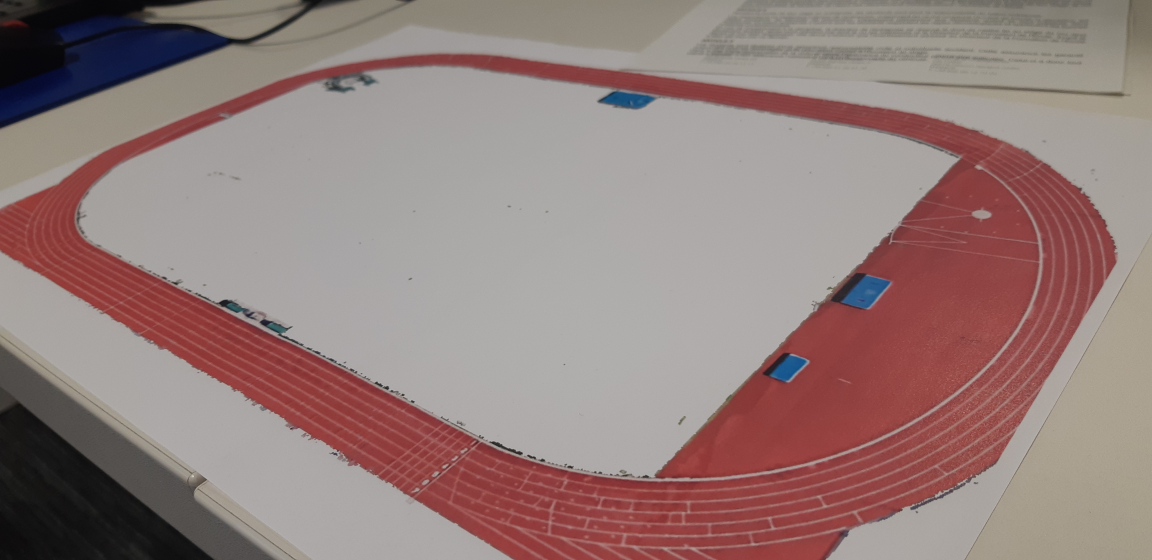
#> input picture images/maquette1.jpg, 4608 x 2240 px (shown at 1/4 size)
$ python CalibrateCameraMaquette1.py
#> lines starting #> are read from the running program, lines starting #| are printed output that depends on the picture; long printed decimals are rounded

import cv2
import numpy as np


img = cv2.imread('images/maquette1.jpg')
#> img is the input picture: shape (2240, 4608, 3); mean B, G, R 123.4, 126.1, 148.2
# Trouve les paramètres intresecs et extrinsecs de la camera. Possibilité de multiplier les images pour la calibration

obj_points = [[0, 0, 0], [0, 1.22, 0], [0, 2.44, 0], [0, 3.66, 0], [0, 4.88, 0], [0, 6.1, 0], [0, 7.32, 0],
              [0, 8.54, 0], [50, 0, 0], [50, 1.22, 0], [50, 2.44, 0], [50, 3.66, 0], [50, 4.88, 0],
              [50, 6.1, 0], [50, 7.32, 0], [50, 8.54, 0], [60, 0, 0], [60, 1.22, 0], [60, 2.44, 0],
              [60, 3.66, 0], [60, 4.88, 0], [60, 6.1, 0], [60, 7.32, 0], [60, 8.54, 0], [80, 0, 0],
              [80, 1.22, 0], [80, 2.44, 0], [80, 3.66, 0], [80, 4.88, 0], [80, 6.1, 0], [80, 7.32, 0],
              [80, 8.54, 0]]
img_points = [[1926, 1769], [1892, 1828], [1853, 1828], [1821, 1858], [1778, 1888], [1740, 1922], [1697, 1957],
              [1654, 1997], [808, 1200], [776, 1215], [743, 1234], [709, 1253], [673, 1273], [640, 1294],
              [601, 1314], [556, 1336], [652, 1123], [621, 1140], [590, 1156], [555, 1174], [521, 1192], [485, 1210],
              [448, 1229], [411, 1247], [382, 988], [354, 1002], [321, 1015], [291, 1032], [259, 1047],
              [226, 1063], [193, 1080], [160, 1096]]

obj_points = np.array(obj_points, 'float32')
img_points = np.array(img_points, 'float32')

size = img.shape[:2]
#> size = (2240, 4608)

camera_matrix = np.zeros((3, 3), 'float32')
camera_matrix[0, 0] = 2200.0
camera_matrix[1, 1] = 2200.0
camera_matrix[2, 2] = 1.0
camera_matrix[0, 2] = 750.0
camera_matrix[1, 2] = 750.0

print('camera_matrix initiale')
print(camera_matrix)

dist_coefs = np.zeros(4, 'float32')
print(dist_coefs)

retval, camera_matrix, dist_coefs, rvecs, tvecs = cv2.calibrateCamera([obj_points], [img_points], size, camera_matrix,
                                                                      dist_coefs,
                                                                      flags=cv2.CALIB_TILTED_MODEL)
#> retval = 5.46; rvecs = ([0.976, -2.18, 0.746],); tvecs = ([16.78, -12.42, 107],)

# retval, rvecs[0], tvecs[0] = cv2.solvePnP(obj_points, img_points, camera_matrix, dist_coefs, rvecs[0], tvecs[0],
#                                          False, cv2.SOLVEPNP_ITERATIVE)

print('retval : seuil optimal', retval)
#| retval : seuil optimal 5.463
print('new_camera_matrix : paramètres intrinsecs de la camera')
print(camera_matrix)
#| [[5.63261268e+03 0.00000000e+00 1.15916572e+03]
#|  [0.00000000e+00 5.10800860e+03 2.39248046e+03]
#|  [0.00000000e+00 0.00000000e+00 1.00000000e+00]]
print('dist_coefs : coefficients de distortion')
print(dist_coefs)
#| [[-1.349]
#|  [ 6.779]
#|  [-0.03959]
#|  [-0.07632]
#|  [-5.709]
#|  [ 0.        ]
#|  [ 0.        ]
#|  [ 0.        ]
#|  [ 0.        ]
#|  [ 0.        ]
#|  [ 0.        ]
#|  [ 0.        ]
#> (further printed lines are left out)
print('rvecs : vecteurs de rotation')
print(rvecs)
#| (array([[ 0.9758],
#|        [-2.177],
#|        [ 0.7456]]),)
print('tvecs : vecteurs de translation')
print(tvecs)
#| (array([[ 16.782],
#|        [-12.421],
#|        [106.999]]),)

# tracé des axes spatiaux déterminés
image = cv2.drawFrameAxes(img, camera_matrix, dist_coefs, rvecs[0], tvecs[0], 100)

cv2.imwrite('images/maquettes1_axes.jpg', image)

image2 = cv2.imread('axes.jpg')

# Calcul des erreurs de projection
mean_error = 0

img_points2, jacobian = cv2.projectPoints(obj_points, rvecs[0], tvecs[0], camera_matrix, dist_coefs)
for px in img_points2:
    cv2.circle(image, (px[0][0], px[0][1]), 10, (0, 0, 255), 5)
cv2.imwrite('images/maquette1_errors.jpg', image)
for i in range(0, len(img_points2)):
    mean_error += cv2.norm(img_points[i], img_points2[i][0], cv2.NORM_L2) / len(img_points2)
#> this loop made 32 passes
#> mean_error on passes 1 to 12: 0.233, 0.951, 1.15, 1.38, 1.59, 1.71, 1.74, 1.97, 2.09, 2.15, 2.2, 2.29
#> after the loop, mean_error = 3.61

print("total error: ", mean_error / len(obj_points))
#| total error:  0.1127

rotation_matrix, jacobian = cv2.Rodrigues(rvecs[0])
#> rotation_matrix = [[-0.526, -0.791, -0.312], [-0.434, 0.565, -0.702], [0.731, -0.234, -0.64]]

# retval, rvec, tvec =  cv2.solvePnP(obj_points, img_points, camera_matrix, dist_coefs, rvecs[0], tvecs[0], False, cv2.SOLVEPNP_ITERATIVE)
obj_points2 = [[0, 0, 10], [0, 1.22, 10], [0, 2.44, 10], [0, 3.66, 10], [0, 4.88, 10], [0, 6.1, 10], [0, 7.32, 10],
               [0, 8.54, 10], [50, 0, 10], [50, 1.22, 10], [50, 2.44, 10], [50, 3.66, 10], [50, 4.88, 10],
               [50, 6.1, 10], [50, 7.32, 10], [50, 8.54, 10], [60, 0, 10], [60, 1.22, 10], [60, 2.44, 10],
               [60, 3.66, 10], [60, 4.88, 10], [60, 6.1, 10], [60, 7.32, 10], [60, 8.54, 10], [80, 0, 10],
               [80, 1.22, 10], [80, 2.44, 10], [80, 3.66, 10], [80, 4.88, 10], [80, 6.1, 10], [80, 7.32, 10],
               [80, 8.54, 10]]

obj_points2 = np.array(obj_points2, 'float32')

img_points3, jacobian = cv2.projectPoints(obj_points2, rvecs[0], tvecs[0], camera_matrix, dist_coefs)
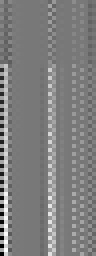
#> jacobian: shape (64, 24) float64 (shown 4 times larger); min -1732.3, max 1924.7, mean 89.1; drawn with min black and max white
#> img_points3 = 32 rows, first 8: [1790, 1418.6], [1751.9, 1444.7], [1712.9, 1471.2], [1673, 1498.2], [1632.2, 1525.7], [1590.3, 1553.8], [1547.3, 1582.6], [1503.3, 1612]
for px in img_points3:
    cv2.circle(image, (px[0][0], px[0][1]), 10, (0, 0, 255), 5)
#> this loop made 32 passes
#> px on passes 1 to 12: [[1790, 1418.6]], [[1751.9, 1444.7]], [[1712.9, 1471.2]], [[1673, 1498.2]], [[1632.2, 1525.7]], [[1590.3, 1553.8]], [[1547.3, 1582.6]], [[1503.3, 1612]], [[685.8, 929.8]], [[650.5, 947.6]], [[614.7, 965.5]], [[578.5, 983.7]]
cv2.imwrite('images/maquette1_elevated.jpg', image)

# on veut retrouver X et Y sur le terrain d'un point de cote connue z à partir de u  et v  trouvées sur l'image
u = 1926
v = 1769
z = 0
uvVect = np.array([u, v, 1])
uvVect = uvVect.reshape(3, 1)
left_side_matrix = np.linalg.inv(rotation_matrix) @ np.linalg.inv(camera_matrix) @ uvVect
#> left_side_matrix = [0.713, -0.411, -0.597]
right_side_matrix = np.linalg.inv(rotation_matrix) @ tvecs[0]
#> right_side_matrix = [74.82, -45.34, -65.05]

# print('tvec', tvecs[0])
print('rotation', rotation_matrix)
#| rotation [[-0.5262 -0.7911 -0.312]
#|  [-0.4336  0.5652 -0.7018]
#|  [ 0.7315 -0.234  -0.6404]]
# print('gauche', left_side_matrix)
# print('droite', right_side_matrix)
# print('inverser matrice_camera', np.linalg.inv(camera_matrix))

s = (z + right_side_matrix[2] / left_side_matrix[2])
#> s = [108.9]

p = np.linalg.inv(rotation_matrix) @ (s * np.linalg.inv(camera_matrix) @ uvVect - tvecs[0])
#> p = [2.8, 0.607, -2.26e-14]

print('X et Y du point', p)
#| X et Y du point [[ 2.80229783e+00]
#|  [ 6.06960944e-01]
#|  [-2.26257564e-14]]

p = np.array(p, 'float32')
img_point4, jacobian = cv2.projectPoints(p.T, rvecs[0], tvecs[0], camera_matrix, dist_coefs)
#> img_point4 = [[1829.6, 1745.1]]

print('u et v : ', img_point4)
#| u et v :  [[[1829.5669 1745.0773]]]
#> (the run stopped early here; a loop or call above may not have finished)
